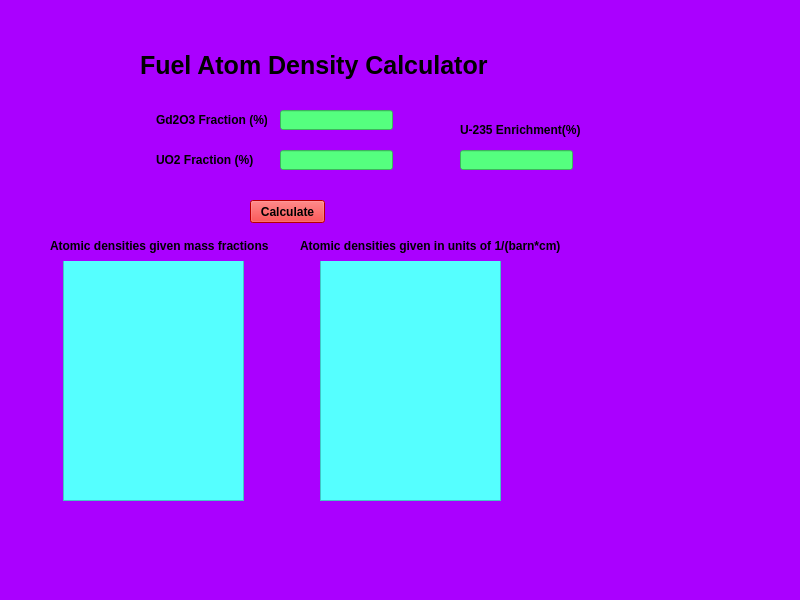
<?xml version="1.0" encoding="UTF-8"?>
<ui version="4.0">
 <class>MainWindow</class>
 <widget class="QMainWindow" name="MainWindow">
  <property name="geometry">
   <rect>
    <x>0</x>
    <y>0</y>
    <width>800</width>
    <height>600</height>
   </rect>
  </property>
  <property name="windowTitle">
   <string>MainWindow</string>
  </property>
  <property name="styleSheet">
   <string notr="true">background-color:rgb(170, 0, 255)</string>
  </property>
  <widget class="QWidget" name="centralwidget">
   <widget class="QLabel" name="label">
    <property name="geometry">
     <rect>
      <x>156</x>
      <y>110</y>
      <width>111</width>
      <height>20</height>
     </rect>
    </property>
    <property name="font">
     <font>
      <weight>75</weight>
      <bold>true</bold>
     </font>
    </property>
    <property name="text">
     <string>Gd2O3 Fraction (%)</string>
    </property>
   </widget>
   <widget class="QLabel" name="label_2">
    <property name="geometry">
     <rect>
      <x>156</x>
      <y>150</y>
      <width>101</width>
      <height>20</height>
     </rect>
    </property>
    <property name="font">
     <font>
      <weight>75</weight>
      <bold>true</bold>
     </font>
    </property>
    <property name="text">
     <string>UO2 Fraction (%)</string>
    </property>
   </widget>
   <widget class="QLineEdit" name="lineEdit_gd2o3_frac">
    <property name="geometry">
     <rect>
      <x>280</x>
      <y>110</y>
      <width>113</width>
      <height>20</height>
     </rect>
    </property>
    <property name="styleSheet">
     <string notr="true">background-color:rgb(85, 255, 127)</string>
    </property>
   </widget>
   <widget class="QLineEdit" name="lineEdit_uo2_frac">
    <property name="geometry">
     <rect>
      <x>280</x>
      <y>150</y>
      <width>113</width>
      <height>20</height>
     </rect>
    </property>
    <property name="styleSheet">
     <string notr="true">background-color:rgb(85, 255, 127)</string>
    </property>
   </widget>
   <widget class="QPushButton" name="pushButton_calculate">
    <property name="geometry">
     <rect>
      <x>250</x>
      <y>200</y>
      <width>75</width>
      <height>23</height>
     </rect>
    </property>
    <property name="font">
     <font>
      <weight>75</weight>
      <bold>true</bold>
     </font>
    </property>
    <property name="styleSheet">
     <string notr="true">background-color:rgb(255, 0, 0)</string>
    </property>
    <property name="text">
     <string>Calculate</string>
    </property>
   </widget>
   <widget class="QPlainTextEdit" name="plainTextEdit_output">
    <property name="geometry">
     <rect>
      <x>63</x>
      <y>260</y>
      <width>181</width>
      <height>241</height>
     </rect>
    </property>
    <property name="styleSheet">
     <string notr="true">background-color:rgb(85, 255, 255)</string>
    </property>
   </widget>
   <widget class="QPlainTextEdit" name="plainTextEdit_output_2">
    <property name="geometry">
     <rect>
      <x>320</x>
      <y>260</y>
      <width>181</width>
      <height>241</height>
     </rect>
    </property>
    <property name="styleSheet">
     <string notr="true">background-color:rgb(85, 255, 255)</string>
    </property>
   </widget>
   <widget class="QLabel" name="label_3">
    <property name="geometry">
     <rect>
      <x>300</x>
      <y>230</y>
      <width>261</width>
      <height>31</height>
     </rect>
    </property>
    <property name="font">
     <font>
      <weight>75</weight>
      <bold>true</bold>
     </font>
    </property>
    <property name="text">
     <string>Atomic densities given in units of 1/(barn*cm)</string>
    </property>
   </widget>
   <widget class="QLabel" name="label_4">
    <property name="geometry">
     <rect>
      <x>50</x>
      <y>230</y>
      <width>221</width>
      <height>31</height>
     </rect>
    </property>
    <property name="font">
     <font>
      <weight>75</weight>
      <bold>true</bold>
     </font>
    </property>
    <property name="text">
     <string>Atomic densities given mass fractions</string>
    </property>
   </widget>
   <widget class="QLabel" name="label_5">
    <property name="geometry">
     <rect>
      <x>140</x>
      <y>30</y>
      <width>371</width>
      <height>71</height>
     </rect>
    </property>
    <property name="font">
     <font>
      <pointsize>19</pointsize>
      <weight>75</weight>
      <bold>true</bold>
     </font>
    </property>
    <property name="text">
     <string>Fuel Atom Density Calculator</string>
    </property>
   </widget>
   <widget class="QLineEdit" name="lineEdit_u235_enrichment">
    <property name="geometry">
     <rect>
      <x>460</x>
      <y>150</y>
      <width>113</width>
      <height>20</height>
     </rect>
    </property>
    <property name="styleSheet">
     <string notr="true">background-color:rgb(85, 255, 127)</string>
    </property>
   </widget>
   <widget class="QLabel" name="label_6">
    <property name="geometry">
     <rect>
      <x>460</x>
      <y>120</y>
      <width>131</width>
      <height>20</height>
     </rect>
    </property>
    <property name="font">
     <font>
      <weight>75</weight>
      <bold>true</bold>
     </font>
    </property>
    <property name="text">
     <string>U-235 Enrichment(%)</string>
    </property>
   </widget>
  </widget>
  <widget class="QMenuBar" name="menubar">
   <property name="geometry">
    <rect>
     <x>0</x>
     <y>0</y>
     <width>800</width>
     <height>21</height>
    </rect>
   </property>
  </widget>
  <widget class="QStatusBar" name="statusbar"/>
 </widget>
 <resources/>
 <connections/>
</ui>
